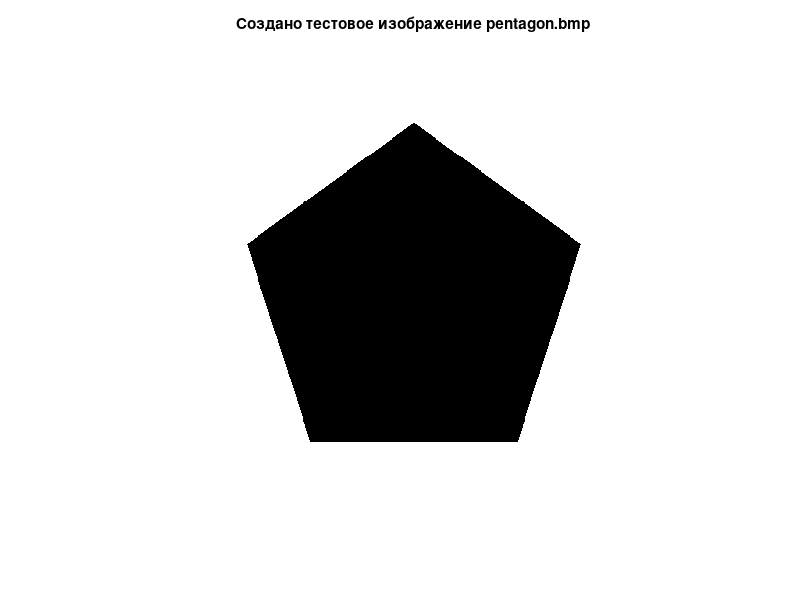

Write MATLAB code to recreate this figure.
% make_pentagon.m
% Скрипт генерации тестового изображения черный пятиугольник на белом фоне
clear; close all; clc;

w = 500; h = 500;
img = ones(h, w, 'uint8') * 255; % Белый фон

% Координаты вершин пятиугольника
cx = 250; cy = 260; r = 180;
angles = (0:4) * 72 - 90; % Углы вершин
px = cx + r * cosd(angles);
py = cy + r * sind(angles);

% Создание маски и заливка черным цветом
mask = poly2mask(px, py, h, w);
img(mask) = 0; % Черный пятиугольник

imwrite(img, 'pentagon.bmp');
imshow(img); title('Создано тестовое изображение pentagon.bmp');
